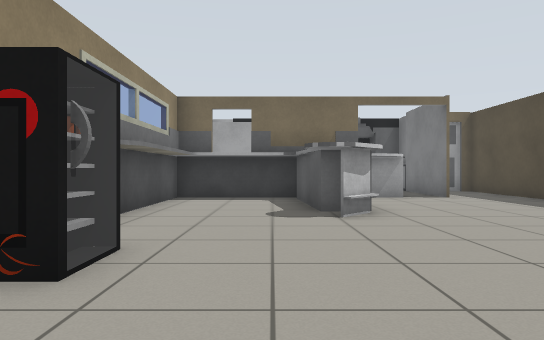
[1] (above)

14 first-person views from a walk through a Gazebo world. The camera is 0.72 m above the floor, looks level and sees 70° across. Floor lines are 1 m apart. The floor is counted in squares, 1 m on a side. Each view is taken from the middle of a square. On the plan, view 1 faces up. The plan holds only what a view shows up to about 11 squares ahead; the rest is blank. Surface patterns are stand-ins for the level's own textures.

[2]
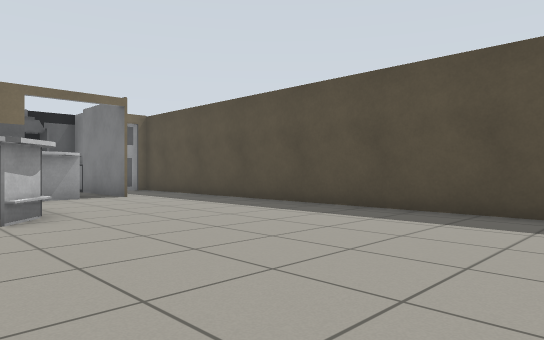

[3]
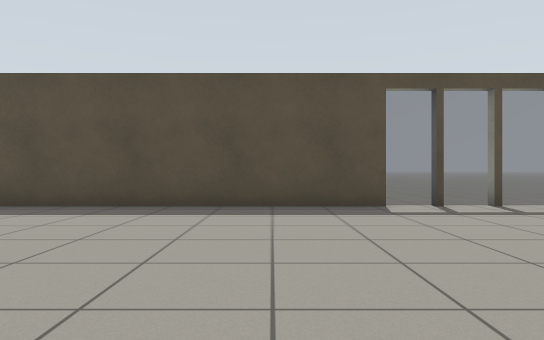

[4]
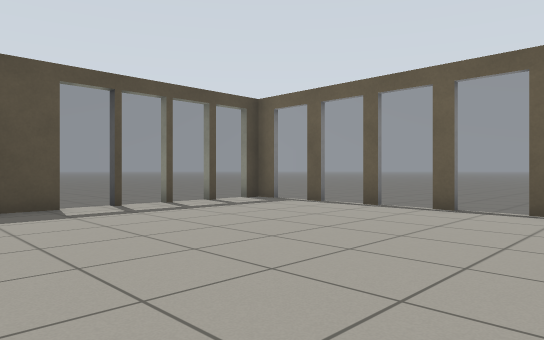

[5]
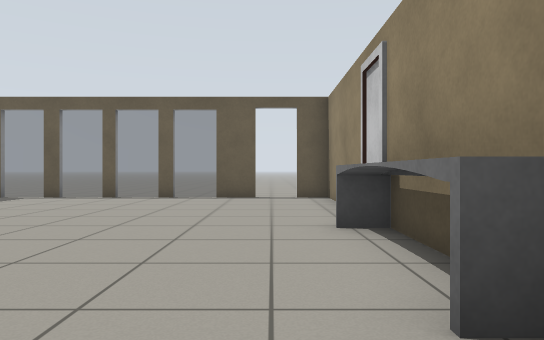

[6]
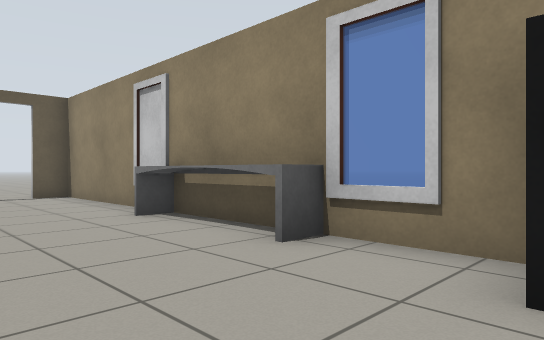

[7]
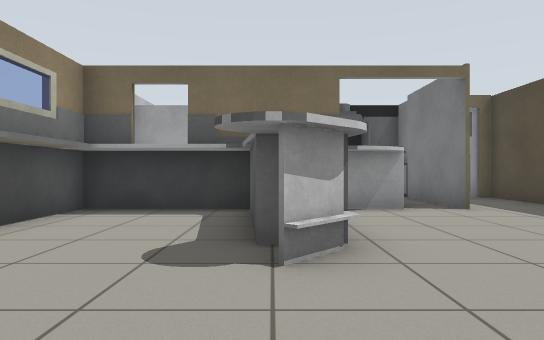

[8]
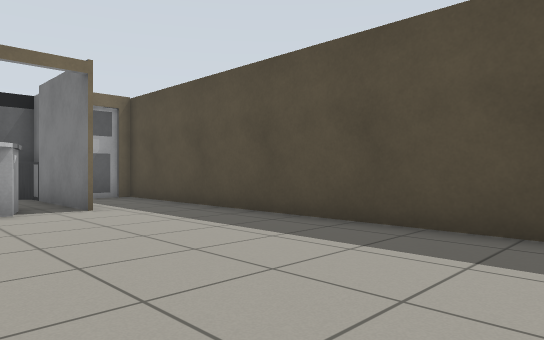

[9]
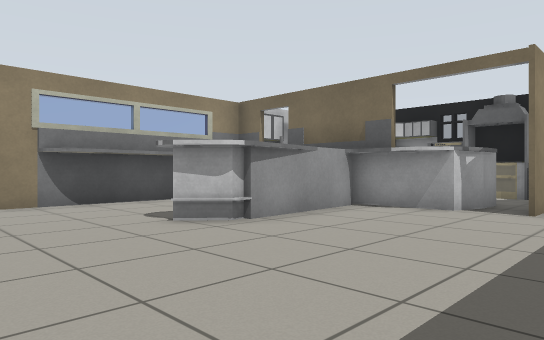

[10]
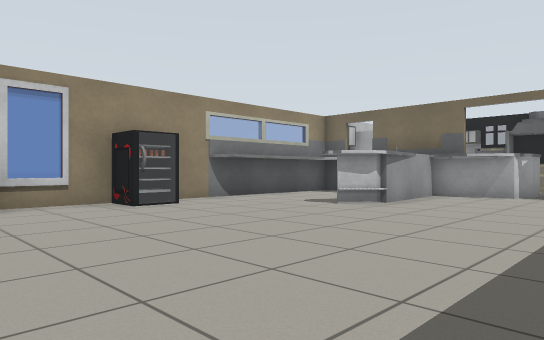

[11]
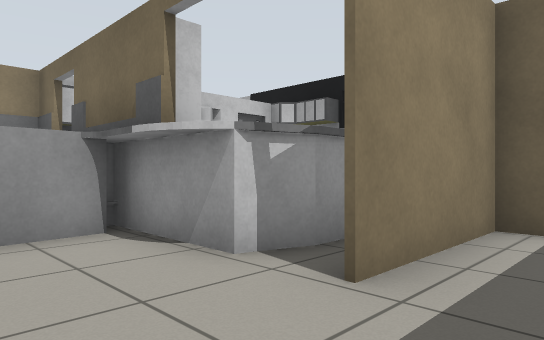

[12]
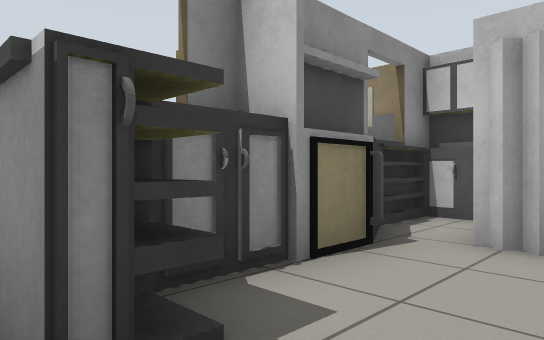

[13]
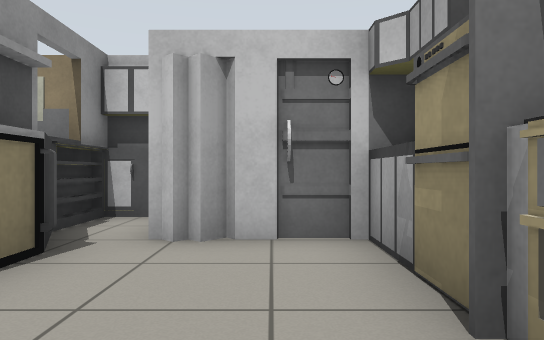

[14]
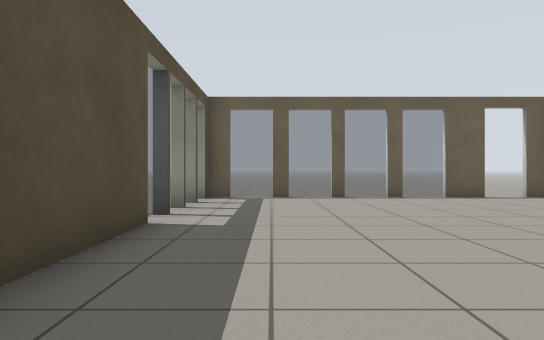

### Floor plan
Key: @ floor where view 1 was taken; # wall or solid block; . floor; = window, fence, low wall or low ledge; B grey box.
Columns run from 3 left of view 1 to 9 right of it. Each row starts with its distance up from view 1.
 15    ######
 14    ###==#
 13    #....###
 12  ###..=.#.#
 11  ##==##.#.#
 10  ######...#
  9  #==#B....#
  8  #..#.....#
  7  #..#=....#
  6 ##..#.....#
  5 #.........#
  4 #.........#
  3 #=........#
  2 #.........#
  1 ==........#
  0  =.@......#
 -1  #........#
 -2  #........#
 -3 ##........#
 -4 #.........=..
 -5 #.........=..
 -6 #.........=..
 -7 ##........=..
 -8  #.#======#..
 -9  .. ......
-10     .....
-11     ....

Positions as (right, up) in squares from view 1, and headings:
1: (0, 0), facing up
2: (0, 0), facing up-right
3: (-1, -1), facing right
4: (-1, -1), facing down-right
5: (-1, 2), facing down
6: (1, 3), facing down-left
7: (1, 3), facing up
8: (2, 3), facing up-right
9: (6, 3), facing up-left
10: (6, -1), facing up-left
11: (6, 8), facing up-left
12: (4, 13), facing down-left
13: (4, 13), facing left
14: (5, 2), facing down
